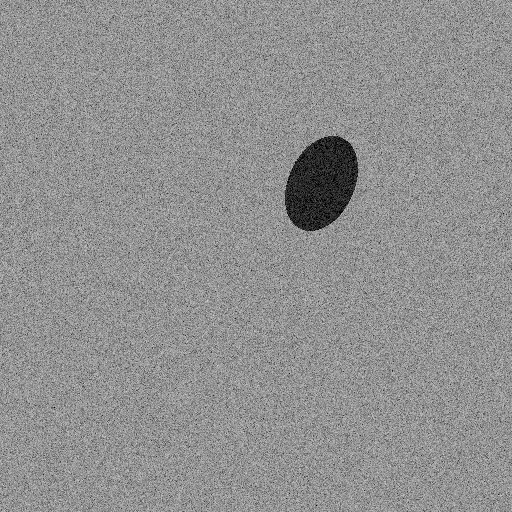
#> input picture data/yolo_sar/train/images/sar_zenodo_0002.png, 512 x 512 px
$ python -i yolo_adapter.py   (imports and definitions only)
#> lines starting #> are read from the running program, lines starting #| are printed output that depends on the picture; after the words box and inside, x2 and y2 are one past the last pixel; in counts of white or black regions, pixels touching at a corner belong together
#> further down, picture is the input picture: shape (512, 512); min 0, max 216, mean 144.5
"""
Project DRISHTI - YOLOv11 SAR ROI Detector & Regressor
Reference: https://github.com/CrystalChanB31/yolo11n_reg_zafu_bikes.git
Ultralytics YOLOv11 wrapper for rapid SAR swath candidate ROI detection.
"""

import numpy as np
import cv2
import torch
from typing import List, Dict, Any

class YOLO11SARDetector:
    def __init__(self, confidence_threshold: float = 0.60):
        self.conf_threshold = confidence_threshold

    def propose_rois(self, sar_img_uint8: np.ndarray) -> List[Dict[str, Any]]:
        """
        Scans SAR swath tiles and proposes high-confidence ROI bounding boxes
        for oil slicks and look-alikes.
        """
        h, w = sar_img_uint8.shape[:2]
#> h = 512; w = 512

        # Adaptive thresholding for candidate proposal
        blur = cv2.GaussianBlur(sar_img_uint8, (5, 5), 0)
        thresh = cv2.adaptiveThreshold(blur, 255, cv2.ADAPTIVE_THRESH_GAUSSIAN_C, cv2.THRESH_BINARY_INV, 25, 4)
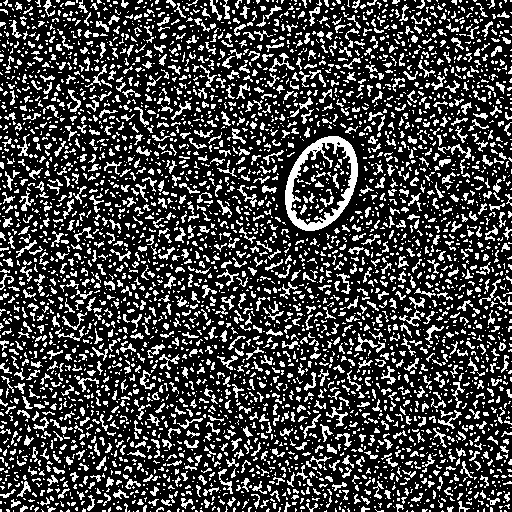
#> thresh: shape (512, 512); 25.8% white in thin lines or dots

        contours, _ = cv2.findContours(thresh, cv2.RETR_EXTERNAL, cv2.CHAIN_APPROX_SIMPLE)
#> contours = 4358 contours, 3851 with area under 20; largest, box (x1, y1, x2, y2) and area: (285, 136, 358, 231) 5060, (269, 53, 295, 72) 82, (438, 144, 471, 159) 78, (355, 333, 378, 351) 76, (326, 407, 348, 427) 76
        proposals = []

        for cnt in contours:
            area = cv2.contourArea(cnt)
            if area < 120:
                continue

            x, y, bw, bh = cv2.boundingRect(cnt)
            aspect_ratio = max(bw, bh) / (min(bw, bh) + 1e-6)

            # Contrast with surrounding background
            roi = sar_img_uint8[y:y+bh, x:x+bw]
            mean_roi = float(np.mean(roi))
            mean_bg = float(np.mean(sar_img_uint8))
            contrast = abs(mean_bg - mean_roi)

            conf = min(0.98, max(0.60, 0.65 + (contrast / 80.0)))

            if conf >= self.conf_threshold:
                proposals.append({
                    "bbox": [int(x), int(y), int(bw), int(bh)],
                    "center": (int(x + bw / 2), int(y + bh / 2)),
                    "area_px": float(area),
                    "aspect_ratio": round(float(aspect_ratio), 2),
                    "confidence": round(float(conf), 3),
                    "class_name": "OilSpill" if contrast > 18.0 else "Lookalike"
                })
#> this loop made 4358 passes
#> (area, x, y, bw, bh, aspect_ratio, mean_roi, mean_bg) on pass 3101: (5060, 285, 136, 73, 95, 1.3, 64.85, 144.5)
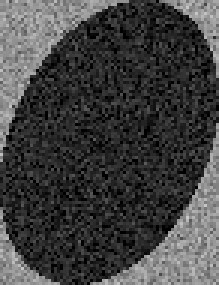
#> roi: shape (95, 73) (shown 3 times larger); min 0, max 200, mean 64.9
#> after the loop, proposals = 1 item

        return sorted(proposals, key=lambda p: p["confidence"], reverse=True)

>>> import cv2
>>> picture = cv2.imread('../../data/yolo_sar/train/images/sar_zenodo_0002.png', cv2.IMREAD_GRAYSCALE)
>>> result = YOLO11SARDetector().propose_rois(picture)
#> result = 1 item

$ run again, on data/yolo_sar/train/images/sar_zenodo_0003.png
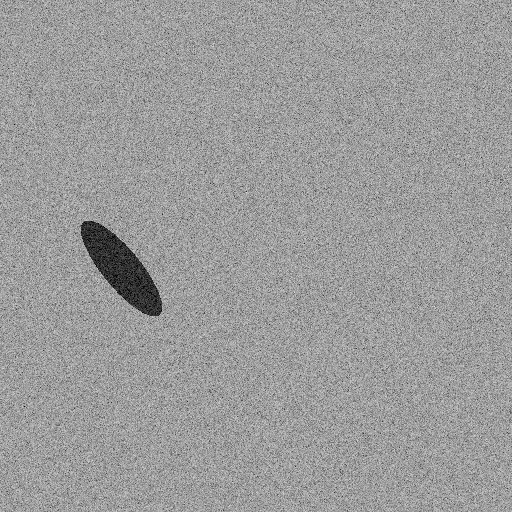
#> input picture data/yolo_sar/train/images/sar_zenodo_0003.png, 512 x 512 px
#> picture is the input picture: shape (512, 512); min 0, max 229, mean 155.3
#> in propose_rois, `thresh = cv2.adaptiveThreshold(blur, 255, cv2.ADAPTIVE_THRESH_GAUSSIAN..`:
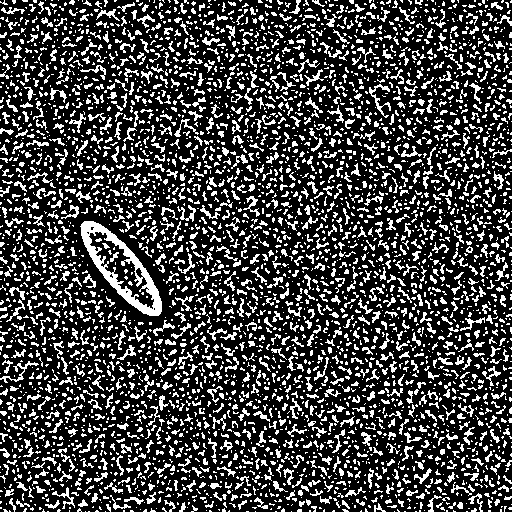
#> thresh: shape (512, 512); 25.6% white in thin lines or dots
#> contours = 4385 contours, 3892 with area under 20; largest, box (x1, y1, x2, y2) and area: (80, 221, 162, 316) 3437, (369, 84, 391, 118) 114, (0, 361, 39, 383) 92, (52, 487, 75, 509) 70, (177, 205, 196, 222) 69
#> the loop in propose_rois, `for cnt in contours:` made 4385 passes
#> (area, x, y, bw, bh, aspect_ratio, mean_roi, mean_bg) on pass 2433: (3437, 80, 221, 82, 95, 1.16, 106.2, 155.3)
#> after the loop in propose_rois, `for cnt in contours:`:
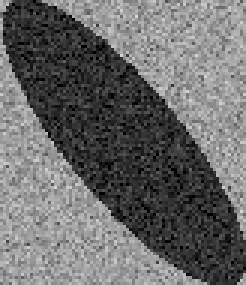
#> roi: shape (95, 82) (shown 3 times larger); min 0, max 215, mean 106.2
#> after the loop in propose_rois, `for cnt in contours:`: proposals = 1 item

$ run again, on data/yolo_sar/train/images/sar_zenodo_0004.png
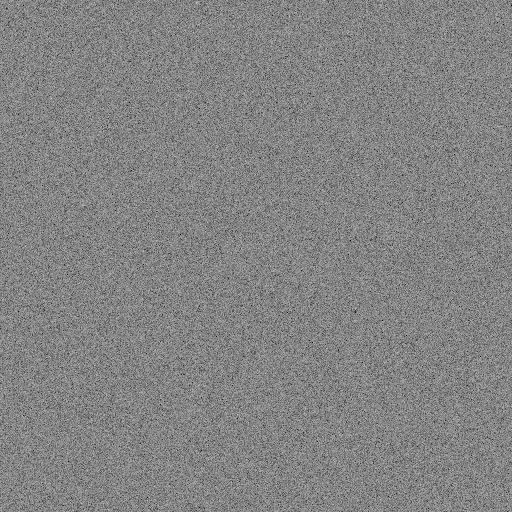
#> input picture data/yolo_sar/train/images/sar_zenodo_0004.png, 512 x 512 px
#> picture is the input picture: shape (512, 512); min 0, max 203, mean 131.1
#> in propose_rois, `thresh = cv2.adaptiveThreshold(blur, 255, cv2.ADAPTIVE_THRESH_GAUSSIAN..`:
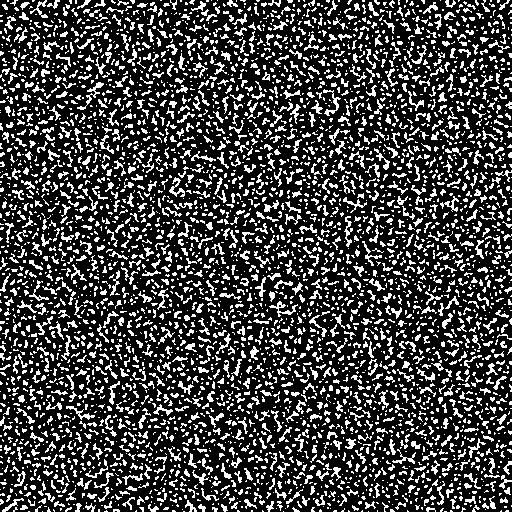
#> thresh: shape (512, 512); 25.4% white in thin lines or dots
#> contours = 4464 contours, 3959 with area under 20; largest, box (x1, y1, x2, y2) and area: (77, 82, 104, 110) 90, (269, 301, 298, 317) 86, (323, 89, 341, 116) 77, (169, 177, 185, 197) 74, (66, 406, 95, 420) 66
#> the loop in propose_rois, `for cnt in contours:` made 4464 passes
#> (cnt, area) on passes 1 to 3: ([[444, 511], [446, 511]], 0), ([[368, 511]], 0), ([[283, 511]], 0)
#> after the loop in propose_rois, `for cnt in contours:`: proposals = []

$ run again, on data/yolo_sar/train/images/sar_zenodo_0005.png
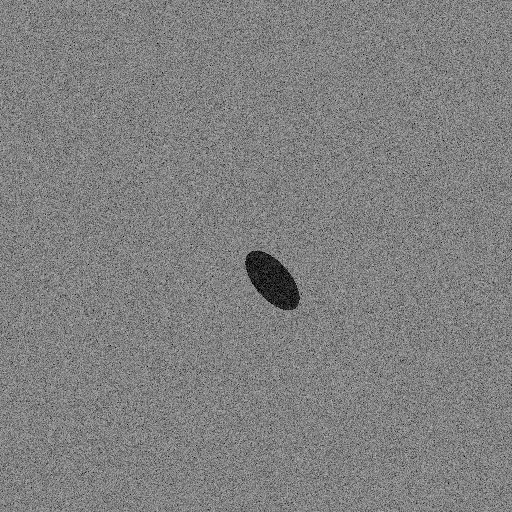
#> input picture data/yolo_sar/train/images/sar_zenodo_0005.png, 512 x 512 px
#> picture is the input picture: shape (512, 512); min 0, max 202, mean 127.9
#> in propose_rois, `thresh = cv2.adaptiveThreshold(blur, 255, cv2.ADAPTIVE_THRESH_GAUSSIAN..`:
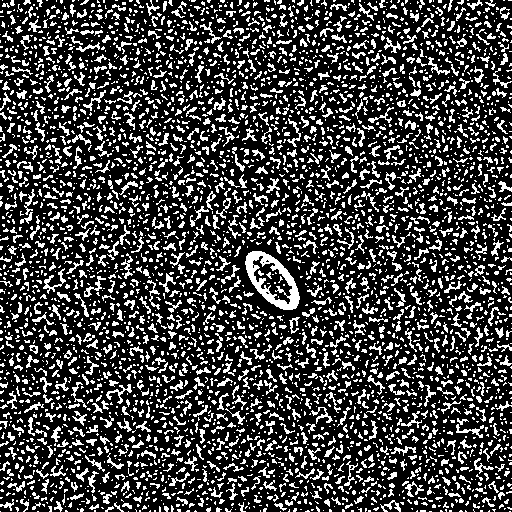
#> thresh: shape (512, 512); 25.6% white in thin lines or dots
#> contours = 4369 contours, 3840 with area under 20; largest, box (x1, y1, x2, y2) and area: (245, 251, 300, 310) 1952, (43, 268, 66, 294) 96, (106, 384, 132, 404) 87, (84, 276, 106, 297) 85, (456, 424, 484, 438) 76
#> the loop in propose_rois, `for cnt in contours:` made 4369 passes
#> (area, x, y, bw, bh, aspect_ratio, mean_roi, mean_bg) on pass 2162: (1952, 245, 251, 55, 59, 1.07, 69.82, 127.9)
#> after the loop in propose_rois, `for cnt in contours:`:
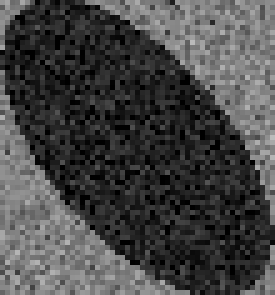
#> roi: shape (59, 55) (shown 5 times larger); min 0, max 187, mean 69.8
#> after the loop in propose_rois, `for cnt in contours:`: proposals = 1 item
